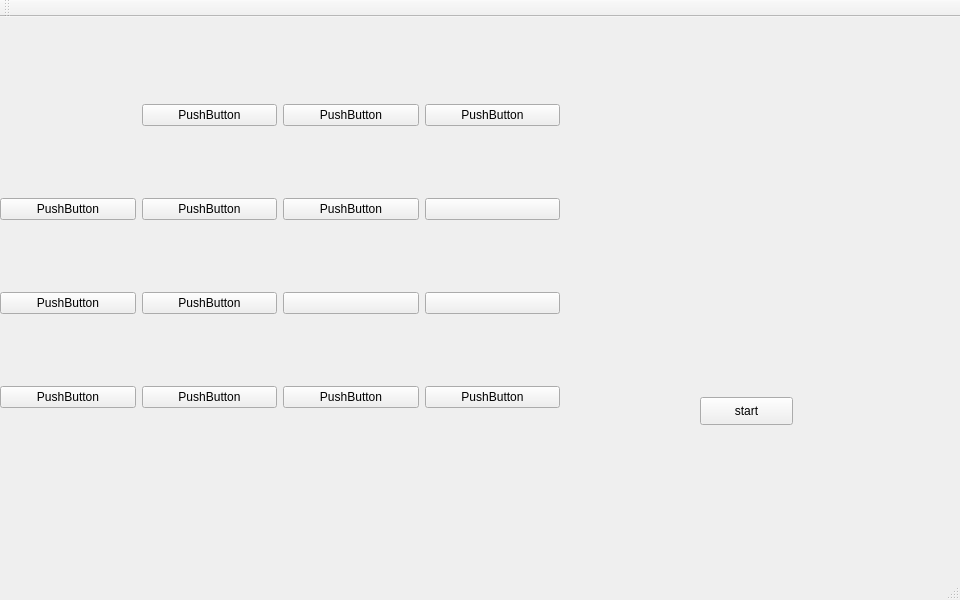
<?xml version="1.0" encoding="UTF-8"?>
<ui version="4.0">
 <class>MainWindow</class>
 <widget class="QMainWindow" name="MainWindow">
  <property name="geometry">
   <rect>
    <x>0</x>
    <y>0</y>
    <width>960</width>
    <height>600</height>
   </rect>
  </property>
  <property name="windowTitle">
   <string>MainWindow</string>
  </property>
  <widget class="QWidget" name="centralWidget">
   <widget class="QWidget" name="gridLayoutWidget">
    <property name="geometry">
     <rect>
      <x>620</x>
      <y>60</y>
      <width>261</width>
      <height>271</height>
     </rect>
    </property>
    <layout class="QGridLayout" name="gridLayout">
     <property name="sizeConstraint">
      <enum>QLayout::SetDefaultConstraint</enum>
     </property>
     <property name="topMargin">
      <number>0</number>
     </property>
     <property name="bottomMargin">
      <number>0</number>
     </property>
     <property name="spacing">
      <number>7</number>
     </property>
     <item row="1" column="0">
      <widget class="QLabel" name="B_label">
       <property name="text">
        <string/>
       </property>
      </widget>
     </item>
     <item row="1" column="3">
      <widget class="QLabel" name="N_label">
       <property name="text">
        <string/>
       </property>
      </widget>
     </item>
     <item row="3" column="3">
      <widget class="QLabel" name="P_label">
       <property name="text">
        <string/>
       </property>
      </widget>
     </item>
     <item row="0" column="1">
      <widget class="QLabel" name="E_label">
       <property name="text">
        <string/>
       </property>
      </widget>
     </item>
     <item row="2" column="0">
      <widget class="QLabel" name="C_label">
       <property name="text">
        <string/>
       </property>
      </widget>
     </item>
     <item row="2" column="1">
      <widget class="QLabel" name="G_label">
       <property name="text">
        <string/>
       </property>
      </widget>
     </item>
     <item row="0" column="2">
      <widget class="QLabel" name="I_label">
       <property name="text">
        <string/>
       </property>
      </widget>
     </item>
     <item row="1" column="1">
      <widget class="QLabel" name="F_label">
       <property name="text">
        <string/>
       </property>
      </widget>
     </item>
     <item row="1" column="2">
      <widget class="QLabel" name="J_label">
       <property name="text">
        <string/>
       </property>
      </widget>
     </item>
     <item row="3" column="2">
      <widget class="QLabel" name="L_label">
       <property name="text">
        <string/>
       </property>
      </widget>
     </item>
     <item row="3" column="1">
      <widget class="QLabel" name="H_label">
       <property name="text">
        <string/>
       </property>
      </widget>
     </item>
     <item row="3" column="0">
      <widget class="QLabel" name="D_label">
       <property name="text">
        <string/>
       </property>
      </widget>
     </item>
     <item row="2" column="2">
      <widget class="QLabel" name="K_label">
       <property name="text">
        <string/>
       </property>
      </widget>
     </item>
     <item row="2" column="3">
      <widget class="QLabel" name="O_label">
       <property name="text">
        <string/>
       </property>
      </widget>
     </item>
     <item row="0" column="0">
      <widget class="QLabel" name="A_label">
       <property name="text">
        <string/>
       </property>
      </widget>
     </item>
     <item row="0" column="3">
      <widget class="QLabel" name="M_label">
       <property name="text">
        <string/>
       </property>
      </widget>
     </item>
    </layout>
   </widget>
   <widget class="QWidget" name="gridLayoutWidget_2">
    <property name="geometry">
     <rect>
      <x>0</x>
      <y>10</y>
      <width>571</width>
      <height>461</height>
     </rect>
    </property>
    <layout class="QGridLayout" name="gridLayout_2">
     <property name="sizeConstraint">
      <enum>QLayout::SetDefaultConstraint</enum>
     </property>
     <property name="leftMargin">
      <number>0</number>
     </property>
     <item row="0" column="0">
      <widget class="QPushButton" name="A_pushButton">
       <property name="font">
        <font>
         <kerning>true</kerning>
        </font>
       </property>
       <property name="styleSheet">
        <string notr="true"/>
       </property>
       <property name="text">
        <string/>
       </property>
       <property name="icon">
        <iconset>
         <normaloff>../build-Play-Desktop_Qt_5_12_3_MinGW_64_bit-Debug/img/blue.png</normaloff>../build-Play-Desktop_Qt_5_12_3_MinGW_64_bit-Debug/img/blue.png</iconset>
       </property>
       <property name="iconSize">
        <size>
         <width>100</width>
         <height>100</height>
        </size>
       </property>
       <property name="flat">
        <bool>true</bool>
       </property>
      </widget>
     </item>
     <item row="1" column="0">
      <widget class="QPushButton" name="B_pushButton">
       <property name="text">
        <string>PushButton</string>
       </property>
      </widget>
     </item>
     <item row="2" column="0">
      <widget class="QPushButton" name="C_pushButton">
       <property name="text">
        <string>PushButton</string>
       </property>
      </widget>
     </item>
     <item row="3" column="0">
      <widget class="QPushButton" name="D_pushButton">
       <property name="text">
        <string>PushButton</string>
       </property>
      </widget>
     </item>
     <item row="0" column="1">
      <widget class="QPushButton" name="E_pushButton">
       <property name="sizePolicy">
        <sizepolicy hsizetype="Minimum" vsizetype="Fixed">
         <horstretch>0</horstretch>
         <verstretch>0</verstretch>
        </sizepolicy>
       </property>
       <property name="text">
        <string>PushButton</string>
       </property>
      </widget>
     </item>
     <item row="0" column="2">
      <widget class="QPushButton" name="I_pushButton">
       <property name="text">
        <string>PushButton</string>
       </property>
      </widget>
     </item>
     <item row="0" column="3">
      <widget class="QPushButton" name="M_pushButton">
       <property name="text">
        <string>PushButton</string>
       </property>
      </widget>
     </item>
     <item row="2" column="2">
      <widget class="QPushButton" name="K_pushButton">
       <property name="text">
        <string/>
       </property>
       <property name="flat">
        <bool>false</bool>
       </property>
      </widget>
     </item>
     <item row="1" column="1">
      <widget class="QPushButton" name="F_pushButton">
       <property name="text">
        <string>PushButton</string>
       </property>
      </widget>
     </item>
     <item row="2" column="1">
      <widget class="QPushButton" name="G_pushButton">
       <property name="text">
        <string>PushButton</string>
       </property>
      </widget>
     </item>
     <item row="3" column="1">
      <widget class="QPushButton" name="H_pushButton">
       <property name="text">
        <string>PushButton</string>
       </property>
      </widget>
     </item>
     <item row="1" column="2">
      <widget class="QPushButton" name="J_pushButton">
       <property name="text">
        <string>PushButton</string>
       </property>
      </widget>
     </item>
     <item row="1" column="3">
      <widget class="QPushButton" name="N_pushButton">
       <property name="text">
        <string/>
       </property>
      </widget>
     </item>
     <item row="2" column="3">
      <widget class="QPushButton" name="O_pushButton">
       <property name="text">
        <string/>
       </property>
       <property name="iconSize">
        <size>
         <width>100</width>
         <height>100</height>
        </size>
       </property>
      </widget>
     </item>
     <item row="3" column="2">
      <widget class="QPushButton" name="L_pushButton">
       <property name="enabled">
        <bool>true</bool>
       </property>
       <property name="text">
        <string>PushButton</string>
       </property>
      </widget>
     </item>
     <item row="3" column="3">
      <widget class="QPushButton" name="P_pushButton">
       <property name="text">
        <string>PushButton</string>
       </property>
      </widget>
     </item>
    </layout>
   </widget>
   <widget class="QPushButton" name="pushButton">
    <property name="geometry">
     <rect>
      <x>700</x>
      <y>380</y>
      <width>93</width>
      <height>28</height>
     </rect>
    </property>
    <property name="text">
     <string>start</string>
    </property>
   </widget>
  </widget>
  <widget class="QMenuBar" name="menuBar">
   <property name="geometry">
    <rect>
     <x>0</x>
     <y>0</y>
     <width>960</width>
     <height>25</height>
    </rect>
   </property>
  </widget>
  <widget class="QToolBar" name="mainToolBar">
   <attribute name="toolBarArea">
    <enum>TopToolBarArea</enum>
   </attribute>
   <attribute name="toolBarBreak">
    <bool>false</bool>
   </attribute>
  </widget>
  <widget class="QStatusBar" name="statusBar"/>
 </widget>
 <layoutdefault spacing="6" margin="11"/>
 <resources/>
 <connections/>
</ui>
